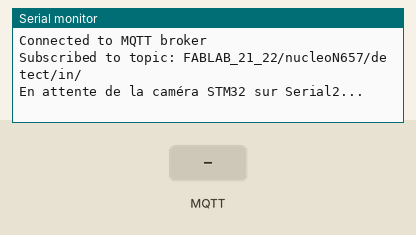
Recording of a sketch running on a simulated ESP32. Parts: the last lines printed to the serial monitor. Inputs (shaded band) come from the test bench. WiFi joins after 1.5 s; servers stay silent unless stated; no MQTT or app messages arrive unless stated; not simulated (calls return 0 or success): secrets.h; names the files do not define were given values by the test bench: SECRET_MQTT_PORT = 1883.

Above: at 2.7 s.
2.8 s: MQTT message "1" arrives on the first subscribed topic
At 3.5 s:
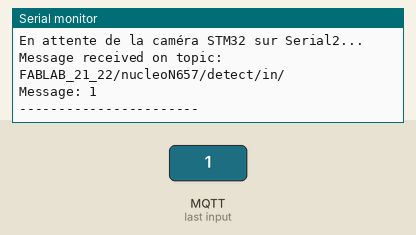
4.3 s: MQTT message "on" arrives on the first subscribed topic
At 4.8 s:
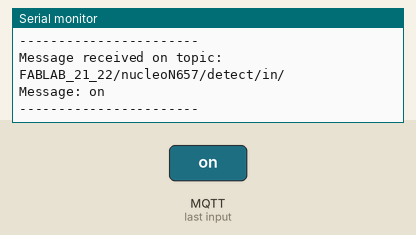
5.8 s: MQTT message "off" arrives on the first subscribed topic
At 7.1 s:
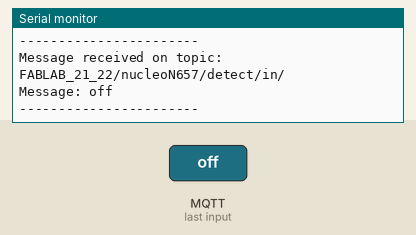

The sketch:

ESP32_N657X0_Q.ino
```cpp
// carte ESP32 Dev Module et appuyer sur boot au moment du téléversement

// avec l'ESP32 si la connexion au wifi ne se fait plus : choisir Outils > Erase
// all Flash before sketch upload.

#include "include/ca_cert_webprofs.h"
#include <PubSubClient.h>
#include <WiFi.h>
#include <WiFiClientSecure.h>
#include <WiFiMulti.h> // Ajout de la bibliothèque Multi-WiFi

// INCLUSION DU FICHIER SECRET (.gitignore)
#include "secrets.h"

// Instanciation du gestionnaire Multi-WiFi
WiFiMulti wifiMulti;

// MQTT Broker settings
const char *mqtt_broker = SECRET_MQTT_BROKER;
const char *mqtt_topicPub = "FABLAB_21_22/nucleoN657/detect/out/";
const char *mqtt_topicSub = "FABLAB_21_22/nucleoN657/detect/in/";
const char *mqtt_topicCrossing =
    "FABLAB_21_22/nucleoN657/crossing/"; // Nouveau : franchissements
const char *mqtt_username = SECRET_MQTT_USER;
const char *mqtt_password = SECRET_MQTT_PASS;
const int mqtt_port = SECRET_MQTT_PORT;

// WiFi and MQTT client initialization
WiFiClientSecure esp_client;
PubSubClient mqtt_client(esp_client);

// Définition des broches pour la communication avec la Nucleo STM32
#define RX2_PIN 16
#define TX2_PIN 17 // Optionnel ici car on ne fait que recevoir

void setup() {
  // 1. Démarrage du port USB vers le PC (pour voir ce qu'il se passe sur le
  // moniteur Arduino)
  Serial.begin(115200);
  Serial.println("Démarrage de l'ESP32...");

  // Ajout des différents réseaux possibles au Multi-WiFi
  // (SSID, Mot de passe)
  wifiMulti.addAP(SECRET_WIFI_SSID_1, SECRET_WIFI_PASS_1); // Contes Did
  wifiMulti.addAP(SECRET_WIFI_SSID_2, SECRET_WIFI_PASS_2); // Fablab
  wifiMulti.addAP(SECRET_WIFI_SSID_3, SECRET_WIFI_PASS_3); // Fablab

  connectToWiFi();

  // Set Root CA certificate
  esp_client.setCACert(ca_cert);

  mqtt_client.setServer(mqtt_broker, mqtt_port);
  mqtt_client.setKeepAlive(60);
  mqtt_client.setCallback(mqttCallback);
  connectToMQTT();
  mqtt_client.publish(mqtt_topicPub,
                      "{ \"status\": \"online\" }");
  // 2. Démarrage du Serial2 pour écouter la STM32 Nucleo
  // Paramètres : Vitesse, Mode, RX Pin, TX Pin
  Serial2.begin(115200, SERIAL_8N1, RX2_PIN, TX2_PIN);

  // esp32 V3 lora Heltec
  // Serial2.begin(115200, SERIAL_8N1, 48, 47); // RX=GPIO48, TX=GPIO47

  Serial.println("En attente de la caméra STM32 sur Serial2...");
}

void loop() {

  // S'assurer que le WiFi est toujours connecté (reconnexion automatique de
  // WiFiMulti)
  if (wifiMulti.run() != WL_CONNECTED) {
    Serial.println("Wi-Fi perdu, tentative de reconnexion...");
    delay(1000);
    return; // On ne fait rien d'autre tant que le wifi n'est pas revenu
  }

  if (!mqtt_client.connected()) {
    connectToMQTT();
  }

  // Laisser mqtt_client maintenir sa connexion et traiter les paquets entrants
  mqtt_client.loop();

  // S'il y a des données qui arrivent de la STM32...
  if (Serial2.available()) {
    // On lit la ligne jusqu'au retour à la ligne
    // Serial.println("ok");
    String message = Serial2.readStringUntil('\n');

    // On retire les espaces inutiles ou le caractère '\r'
    message.trim();

    // --- Format 1 : comptage périodique de personnes + cumuls IN/OUT ---
    // Ex : { "person": 2, "in": 5, "out": 3 }
    if (message.indexOf("\"person\"") >= 0) {
      Serial.println("Count reçu : " + message);
      mqtt_client.publish(mqtt_topicPub, message.c_str());
    }

    // --- Format 2 : événement instantané de franchissement de ligne ---
    // Ex : { "event": "crossing", "dir": "IN", "id": 7, "in": 5, "out": 3 }
    else if (message.indexOf("\"crossing\"") >= 0) {
      Serial.println("Crossing reçu : " + message);
      mqtt_client.publish(mqtt_topicCrossing, message.c_str());
    }
  }
}
```

connect_wifi.ino
```cpp
void connectToWiFi() {

  Serial.println("Connexion au Wi-Fi en cours...");

  // L'ESP32 va scanner les réseaux et se connecter au plus puissant
  // ou à celui qui est disponible parmi cette liste.
  while (wifiMulti.run() != WL_CONNECTED) {
    delay(500);
    Serial.print(".");
  }
  Serial.println("");
  Serial.println("Connecté au réseau Wi-Fi !");
  Serial.print("SSID actuel : ");
  Serial.println(WiFi.SSID());
  Serial.print("Adresse IP : ");
  Serial.println(WiFi.localIP());

    // WiFi.begin(ssid, password);
    // Serial.print("Connecting to WiFi");
    // while (WiFi.status() != WL_CONNECTED) {
    //     delay(500);
    //     Serial.print(".");
    // }
    // Serial.println("\nConnected to WiFi");
}
```

ca_cert_webprofs.h
```cpp
const char ca_cert[] PROGMEM = R"EOF(
-----BEGIN CERTIFICATE-----
MIIFazCCA1OgAwIBAgIRAIIQz7DSQONZRGPgu2OCiwAwDQYJKoZIhvcNAQELBQAw
TzELMAkGA1UEBhMCVVMxKTAnBgNVBAoTIEludGVybmV0IFNlY3VyaXR5IFJlc2Vh
cmNoIEdyb3VwMRUwEwYDVQQDEwxJU1JHIFJvb3QgWDEwHhcNMTUwNjA0MTEwNDM4
WhcNMzUwNjA0MTEwNDM4WjBPMQswCQYDVQQGEwJVUzEpMCcGA1UEChMgSW50ZXJu
ZXQgU2VjdXJpdHkgUmVzZWFyY2ggR3JvdXAxFTATBgNVBAMTDElTUkcgUm9vdCBY
MTCCAiIwDQYJKoZIhvcNAQEBBQADggIPADCCAgoCggIBAK3oJHP0FDfzm54rVygc
h77ct984kIxuPOZXoHj3dcKi/vVqbvYATyjb3miGbESTtrFj/RQSa78f0uoxmyF+
0TM8ukj13Xnfs7j/EvEhmkvBioZxaUpmZmyPfjxwv60pIgbz5MDmgK7iS4+3mX6U
A5/TR5d8mUgjU+g4rk8Kb4Mu0UlXjIB0ttov0DiNewNwIRt18jA8+o+u3dpjq+sW
T8KOEUt+zwvo/7V3LvSye0rgTBIlDHCNAymg4VMk7BPZ7hm/ELNKjD+Jo2FR3qyH
B5T0Y3HsLuJvW5iB4YlcNHlsdu87kGJ55tukmi8mxdAQ4Q7e2RCOFvu396j3x+UC
B5iPNgiV5+I3lg02dZ77DnKxHZu8A/lJBdiB3QW0KtZB6awBdpUKD9jf1b0SHzUv
KBds0pjBqAlkd25HN7rOrFleaJ1/ctaJxQZBKT5ZPt0m9STJEadao0xAH0ahmbWn
OlFuhjuefXKnEgV4We0+UXgVCwOPjdAvBbI+e0ocS3MFEvzG6uBQE3xDk3SzynTn
jh8BCNAw1FtxNrQHusEwMFxIt4I7mKZ9YIqioymCzLq9gwQbooMDQaHWBfEbwrbw
qHyGO0aoSCqI3Haadr8faqU9GY/rOPNk3sgrDQoo//fb4hVC1CLQJ13hef4Y53CI
rU7m2Ys6xt0nUW7/vGT1M0NPAgMBAAGjQjBAMA4GA1UdDwEB/wQEAwIBBjAPBgNV
HRMBAf8EBTADAQH/MB0GA1UdDgQWBBR5tFnme7bl5AFzgAiIyBpY9umbbjANBgkq
hkiG9w0BAQsFAAOCAgEAVR9YqbyyqFDQDLHYGmkgJykIrGF1XIpu+ILlaS/V9lZL
ubhzEFnTIZd+50xx+7LSYK05qAvqFyFWhfFQDlnrzuBZ6brJFe+GnY+EgPbk6ZGQ
3BebYhtF8GaV0nxvwuo77x/Py9auJ/GpsMiu/X1+mvoiBOv/2X/qkSsisRcOj/KK
NFtY2PwByVS5uCbMiogziUwthDyC3+6WVwW6LLv3xLfHTjuCvjHIInNzktHCgKQ5
ORAzI4JMPJ+GslWYHb4phowim57iaztXOoJwTdwJx4nLCgdNbOhdjsnvzqvHu7Ur
TkXWStAmzOVyyghqpZXjFaH3pO3JLF+l+/+sKAIuvtd7u+Nxe5AW0wdeRlN8NwdC
jNPElpzVmbUq4JUagEiuTDkHzsxHpFKVK7q4+63SM1N95R1NbdWhscdCb+ZAJzVc
oyi3B43njTOQ5yOf+1CceWxG1bQVs5ZufpsMljq4Ui0/1lvh+wjChP4kqKOJ2qxq
4RgqsahDYVvTH9w7jXbyLeiNdd8XM2w9U/t7y0Ff/9yi0GE44Za4rF2LN9d11TPA
mRGunUHBcnWEvgJBQl9nJEiU0Zsnvgc/ubhPgXRR4Xq37Z0j4r7g1SgEEzwxA57d
emyPxgcYxn/eR44/KJ4EBs+lVDR3veyJm+kXQ99b21/+jh5Xos1AnX5iItreGCc=
-----END CERTIFICATE-----
)EOF";
```

mqtt.ino
```cpp
void connectToMQTT() {
  while (!mqtt_client.connected()) {
    String client_id = "esp32-client-" + String(WiFi.macAddress());
    Serial.printf("Connecting to MQTT Broker as %s...\n", client_id.c_str());
    if (mqtt_client.connect(client_id.c_str(), mqtt_username, mqtt_password)) {
      Serial.println("Connected to MQTT broker");
      mqtt_client.subscribe(mqtt_topicSub);
      Serial.printf("Subscribed to topic: %s\n", mqtt_topicSub);
      mqtt_client.publish(
          mqtt_topicPub, "{ \"status\": \"online\" }");
    } else {
      Serial.print("Failed to connect to MQTT broker, rc=");
      Serial.print(mqtt_client.state());
      Serial.println(" Retrying in 5 seconds.");
      delay(5000);
    }
  }
}

void mqttCallback(char *topic, byte *payload, unsigned int length) {
  Serial.print("Message received on topic: ");
  Serial.println(topic);
  Serial.print("Message: ");

  // Construire le message reçu comme une String
  String message = "";
  for (unsigned int i = 0; i < length; i++) {
    Serial.print((char)payload[i]);
    message += (char)payload[i];
  }
  Serial.println("\n-----------------------");

  // Transmettre la commande à la Nucleo si elle concerne la webcam, un reset ou une commande
  if (message.indexOf("\"webcam\"") >= 0 || message.indexOf("\"reset\"") >= 0 || message.indexOf("\"cmd\"") >= 0) {
    Serial.println(">>> Commande détectée, transmission à la Nucleo...");
    Serial2.println(message); // \n déclenche le parsing dans app.c de la Nucleo
  }
}
```

Measured:
- after the input at 2.8 s, the serial monitor: prints a new line at once (image 1)
- after the input at 4.3 s, the serial monitor: prints a new line at once (image 2)
- after the input at 5.8 s, the serial monitor: prints a new line at once (image 3)
